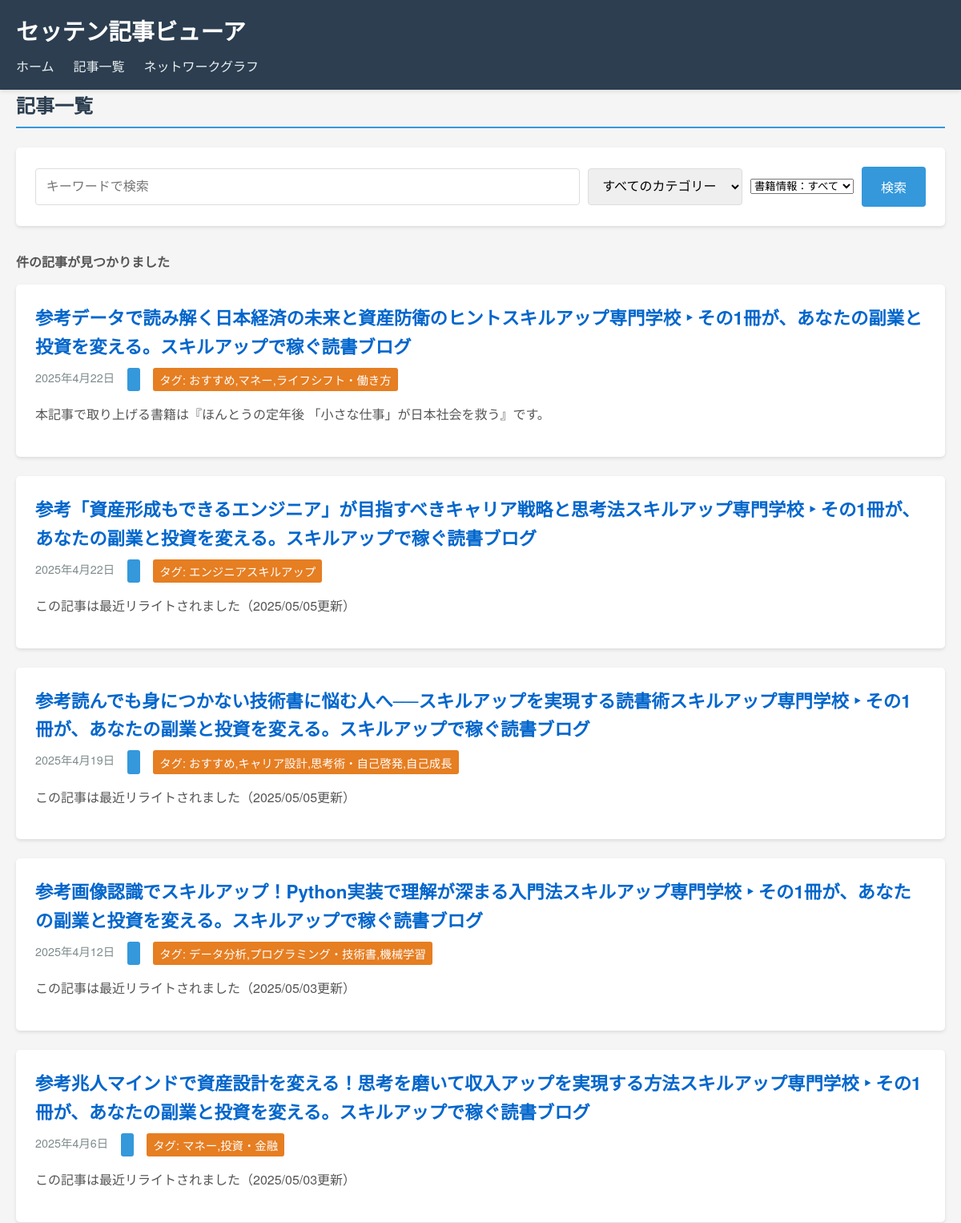
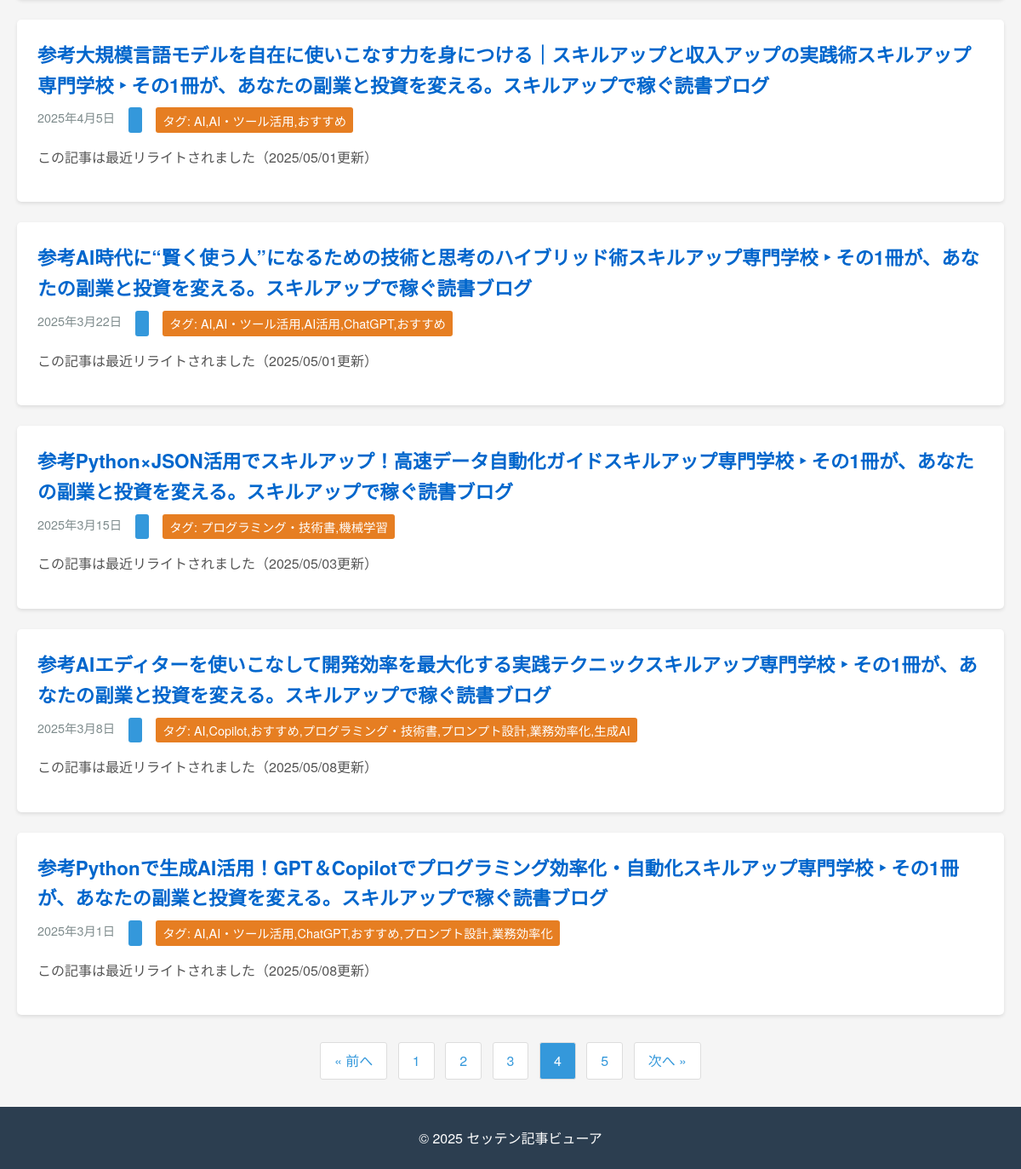
The app's page /articles/?page=4 with its own data (2 pictures, top to bottom).
### articles/models.py (models this page shows, shortened)
class Article(models.Model):
    id = models.AutoField(primary_key=True)
    title = models.CharField(max_length=500, null=True, verbose_name='タイトル')
    url = models.URLField(unique=True, null=True, verbose_name='URL')
    post_date = models.DateField(null=True, blank=True, verbose_name='投稿日')
    updated_date = models.DateField(null=True, blank=True, verbose_name='更新日')
    content_intro = models.TextField(blank=True, null=True, verbose_name='導入文')
    category = models.ForeignKey(Category, null=True, blank=True, on_delete=models.SET_NULL,
                                verbose_name='カテゴリ', related_name='articles')
    tags = models.CharField(max_length=500, blank=True, null=True, verbose_name='タグ')
    headings = models.TextField(blank=True, null=True, verbose_name='見出し')
    book_title = models.CharField(max_length=500, blank=True, null=True, verbose_name='書籍タイトル')
    book_author = models.CharField(max_length=200, blank=True, null=True, verbose_name='著者')
    book_isbn = models.CharField(max_length=13, blank=True, null=True, verbose_name='ISBN')
    book_asin = models.CharField(max_length=10, blank=True, null=True, verbose_name='ASIN')
    word_count = models.IntegerField(default=0, verbose_name='文字数')
    internal_links = models.TextField(blank=True, null=True, verbose_name='内部リンク')
    frequent_words = models.TextField(blank=True, null=True, verbose_name='頻出語')
    broken_links = models.TextField(blank=True, null=True, verbose_name='リンク切れ')
    crawled_at = models.DateTimeField(auto_now_add=True, verbose_name='取得日時')
    class Meta:
        managed = True
        db_table = 'articles'
        ordering = ['-post_date']
        verbose_name = '記事'
        verbose_name_plural = '記事'

### articles/views.py (the view, shortened to what this page needs)
# urls.py: path('articles/', views.article_list, name='article_list'),
def article_list(request):
    parent_categories = Category.objects.filter(parent__isnull=True).order_by('name')
    all_categories = []
    for parent in parent_categories:
        all_categories.append(parent)
        child_categories = Category.objects.filter(parent=parent).order_by('name')
        all_categories.extend(child_categories)
    query = request.GET.get('q', '')
    category_id = request.GET.get('category', '')
    has_book_info = request.GET.get('has_book', '')
    articles = Article.objects.all().order_by('-post_date')
    selected_category = None
    if has_book_info == '1':
        articles = articles.filter(
            Q(book_title__isnull=False, book_title__gt='') |
            Q(book_isbn__isnull=False, book_isbn__gt='') |
            Q(book_asin__isnull=False, book_asin__gt='')
        )
    articles = articles.order_by('-post_date', '-crawled_at')
    paginator = Paginator(articles, 10)  # 1ページあたり10件の記事
    page_number = request.GET.get('page')
    page_obj = paginator.get_page(page_number)
    context = {
        'articles': page_obj,
        'categories': all_categories,
        'query': query,
        'selected_category': selected_category,
        'has_book_info': has_book_info,
        'total_count': articles.count(),  # 検索結果の総数
    }
    return render(request, 'articles/article_list.html', context)

### articles/templates/articles/article_list.html (shortened to what this page needs)
{% extends 'articles/base.html' %}
{% block content %}
    <h2>記事一覧</h2>
    <div class="search-form">
        <form method="get" action="{% url 'articles:article_list' %}">
            <div class="form-group">
                <input type="text" name="q" value="{{ request.GET.q }}" placeholder="キーワードで検索" class="search-input">
                <select name="category" class="category-select">
                    <option value="">すべてのカテゴリー</option>
                </select>
                <select name="has_book" class="book-select">
                    <option value="">書籍情報：すべて</option>
                </select>
                <button type="submit" class="btn">検索</button>
            </div>
        </form>
    </div>
    {% if articles %}
        <div class="articles-count">
            {{ articles.count }} 件の記事が見つかりました
        </div>
        <div class="article-list">
            {% for article in articles %}
                <div class="article-item">
                    <h3><a href="{% url 'articles:article_detail' article.id %}">{{ article.title }}</a></h3>
                    <div class="article-meta">
                        <span class="date">{{ article.post_date|date:"Y年n月j日" }}</span>
                        <span class="category">
                        </span>
                        {% if article.tags %}
                            <span class="tags">
                                タグ: {{ article.tags }}
                            </span>
                        {% endif %}
                    </div>
                    {% if article.content_intro %}
                        <div class="article-intro">
                            {{ article.content_intro|truncatewords:50 }}
                        </div>
                    {% endif %}
                </div>
            {% endfor %}
        </div>
        {% if articles.has_other_pages %}
            <div class="pagination">
                {% if articles.has_previous %}
                    <a href="?page={{ articles.previous_page_number }}">&laquo; 前へ</a>
                {% endif %}
                {% for num in articles.paginator.page_range %}
                    {% if articles.number == num %}
                        <span class="current">{{ num }}</span>
                    {% else %}
                        <a href="?page={{ num }}">{{ num }}</a>
                    {% endif %}
                {% endfor %}
                {% if articles.has_next %}
                    <a href="?page={{ articles.next_page_number }}">次へ &raquo;</a>
                {% endif %}
            </div>
        {% endif %}
    {% else %}
        <p>該当する記事が見つかりませんでした。</p>
    {% endif %}
{% endblock %}

### articles/static/css/style.css (style rules this page uses)
* { box-sizing: border-box; margin: 0; padding: 0; }
body { font-family: 'Helvetica Neue', Arial, 'Hiragino Kaku Gothic ProN', 'Hiragino Sans', Meiryo, sans-serif; line-height: 1.6; color: #333; background-color: #f5f5f5; }
a { color: #0066cc; text-decoration: none; }
h2 { margin-bottom: 1.5rem; color: #2c3e50; border-bottom: 2px solid #3498db; padding-bottom: 0.5rem; }
.search-form { background-color: #fff; padding: 1.5rem; border-radius: 5px; box-shadow: 0 2px 4px rgba(0,0,0,0.1); margin-bottom: 2rem; }
.form-group { display: flex; flex-wrap: wrap; align-items: center; gap: 10px; }
.search-input { flex: 1; padding: 0.8rem; border: 1px solid #ddd; border-radius: 4px; font-size: 1rem; min-width: 200px; }
.category-select { padding: 0.8rem; border: 1px solid #ddd; border-radius: 4px; font-size: 1rem; min-width: 150px; }
.btn { background-color: #3498db; color: white; border: none; padding: 0.8rem 1.5rem; border-radius: 4px; cursor: pointer; font-size: 1rem; transition: background-color 0.2s; }
.articles-count { margin-bottom: 1rem; font-weight: bold; color: #555; }
.article-item { background-color: white; padding: 1.5rem; border-radius: 5px; box-shadow: 0 2px 4px rgba(0,0,0,0.1); margin-bottom: 1.5rem; }
.article-item h3 { margin-bottom: 0.5rem; font-size: 1.4rem; color: #2c3e50; }
.article-meta { display: flex; gap: 1rem; margin-bottom: 1rem; font-size: 0.9rem; color: #7f8c8d; }
.category { background-color: #3498db; color: white; padding: 0.2rem 0.5rem; border-radius: 3px; }
.article-intro { color: #555; margin-bottom: 1rem; }
.pagination { margin: 2rem 0; text-align: center; }
.pagination a, .pagination span { display: inline-block; padding: 0.5rem 1rem; margin: 0 0.25rem; border: 1px solid #ddd; border-radius: 3px; }
.pagination a { background-color: white; color: #3498db; }
.pagination span.current { background-color: #3498db; color: white; }
.tags { background-color: #e67e22; color: white; padding: 0.2rem 0.5rem; border-radius: 3px; margin-right: 0.5rem; }

### records on screen
Article: title "参考データで読み解く日本経済の未来と資産防衛のヒントスキルアップ専門学校 ‣ その1冊が、あなたの副業と投資を変える。スキルアップで稼ぐ読書ブログ", post_date "2025年4月22日", tags "おすすめ,マネー,ライフシフト・働き方", content_intro "本記事で取り上げる書籍は『ほんとうの定年後 「小さな仕事」が日本社会を救う』です。"
Article: title "参考「資産形成もできるエンジニア」が目指すべきキャリア戦略と思考法スキルアップ専門学校 ‣ その1冊が、あなたの副業と投資を変える。スキルアップで稼ぐ読書ブログ", post_date "2025年4月22日", tags "エンジニアスキルアップ", content_intro "この記事は最近リライトされました（2025/05/05更新）"
Article: title "参考読んでも身につかない技術書に悩む人へ──スキルアップを実現する読書術スキルアップ専門学校 ‣ その1冊が、あなたの副業と投資を変える。スキルアップで稼ぐ読書ブログ", post_date "2025年4月19日", tags "おすすめ,キャリア設計,思考術・自己啓発,自己成長", content_intro "この記事は最近リライトされました（2025/05/05更新）"
Article: title "参考画像認識でスキルアップ！Python実装で理解が深まる入門法スキルアップ専門学校 ‣ その1冊が、あなたの副業と投資を変える。スキルアップで稼ぐ読書ブログ", post_date "2025年4月12日", tags "データ分析,プログラミング・技術書,機械学習", content_intro "この記事は最近リライトされました（2025/05/03更新）"
Article: title "参考兆人マインドで資産設計を変える！思考を磨いて収入アップを実現する方法スキルアップ専門学校 ‣ その1冊が、あなたの副業と投資を変える。スキルアップで稼ぐ読書ブログ", post_date "2025年4月6日", tags "マネー,投資・金融", content_intro "この記事は最近リライトされました（2025/05/03更新）"
Article: title "参考大規模言語モデルを自在に使いこなす力を身につける｜スキルアップと収入アップの実践術スキルアップ専門学校 ‣ その1冊が、あなたの副業と投資を変える。スキルアップで稼ぐ読書ブログ", post_date "2025年4月5日", tags "AI,AI・ツール活用,おすすめ", content_intro "この記事は最近リライトされました（2025/05/01更新）"
Article: title "参考AI時代に“賢く使う人”になるための技術と思考のハイブリッド術スキルアップ専門学校 ‣ その1冊が、あなたの副業と投資を変える。スキルアップで稼ぐ読書ブログ", post_date "2025年3月22日", tags "AI,AI・ツール活用,AI活用,ChatGPT,おすすめ", content_intro "この記事は最近リライトされました（2025/05/01更新）"
Article: title "参考Python×JSON活用でスキルアップ！高速データ自動化ガイドスキルアップ専門学校 ‣ その1冊が、あなたの副業と投資を変える。スキルアップで稼ぐ読書ブログ", post_date "2025年3月15日", tags "プログラミング・技術書,機械学習", content_intro "この記事は最近リライトされました（2025/05/03更新）"
Article: title "参考AIエディターを使いこなして開発効率を最大化する実践テクニックスキルアップ専門学校 ‣ その1冊が、あなたの副業と投資を変える。スキルアップで稼ぐ読書ブログ", post_date "2025年3月8日", tags "AI,Copilot,おすすめ,プログラミング・技術書,プロンプト設計,業務効率化,生成AI", content_intro "この記事は最近リライトされました（2025/05/08更新）"
Article: title "参考Pythonで生成AI活用！GPT＆Copilotでプログラミング効率化・自動化スキルアップ専門学校 ‣ その1冊が、あなたの副業と投資を変える。スキルアップで稼ぐ読書ブログ", post_date "2025年3月1日", tags "AI,AI・ツール活用,ChatGPT,おすすめ,プロンプト設計,業務効率化", content_intro "この記事は最近リライトされました（2025/05/08更新）"

### other values on screen
{{ num }} "1" "2" "3" "5"
{{ num }} "4"
